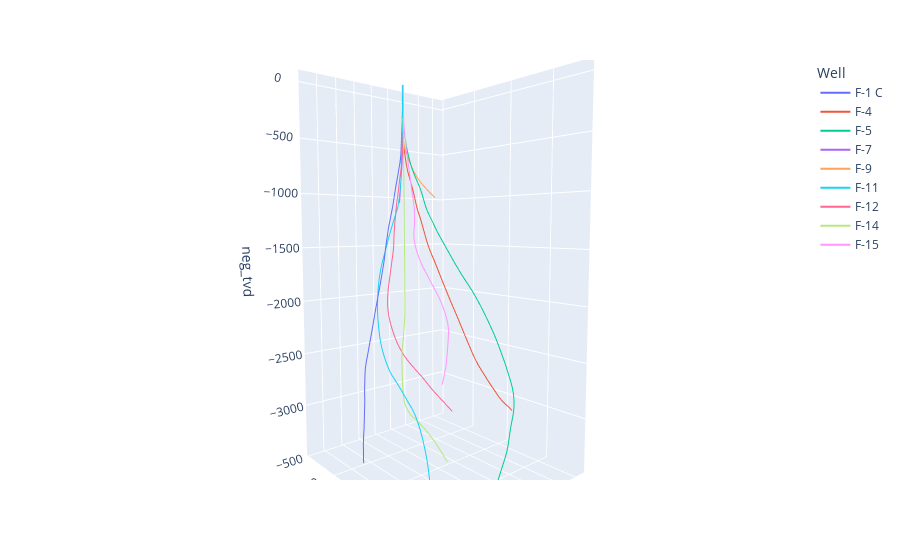

Notebook source saved alongside this figure:
### Code cell
fig = px.line_3d(df_all_wells, 'dispns', 'dispew', 'neg_tvd', "Well")
fig.show()
